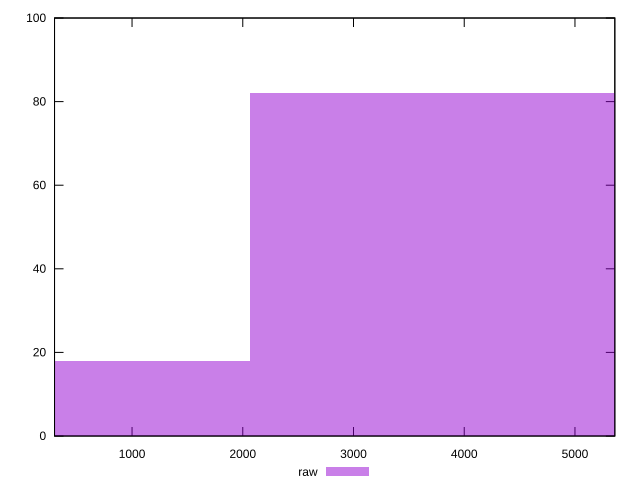

The script that saved this image:
reset

$raw <<EOF
4127.2984358454805 82
0 18
EOF

set key outside below
set boxwidth 4127.2984358454805
set xrange [300:5360]
set yrange [0:100]
set trange [0:100]
set style fill transparent solid 0.5 noborder
set terminal svg size 640, 490 enhanced background rgb 'white'
set output "reports/report_00028_2021-02-24T12-49-42.674Z/uses-text-compression/samples/card/raw/histogram.svg"

plot $raw title "raw" with boxes

reset
